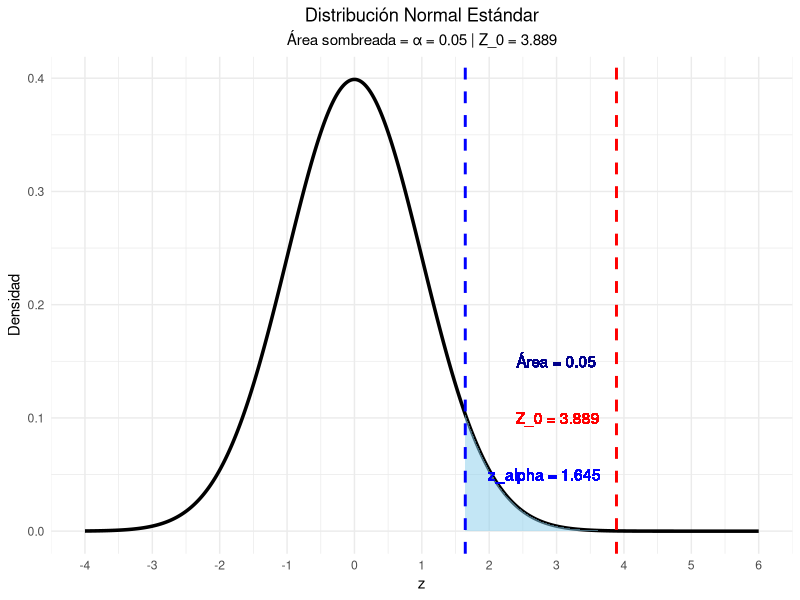

R code for this plot:
## ---- chunk 1
knitr::opts_chunk$set(echo = TRUE)
## ---- chunk 2

## ---- chunk 3
#Datos que me brinda el ejercicico 
x_barra <- 47.2       # media muestral
desv_est <- 8      # desviación estándar poblacional
n <- 200        # tamaño de muestra
alpha <- 0.05    #error
alpha_medios<-0.025  

## ---- chunk 4

z_alpha_2 <- qnorm(0.025, lower.tail = FALSE) #El valor de Z para alpha/2
z_alpha_2
## ---- chunk 5
error <- desv_est / sqrt(n)

ic_izquierda <- x_barra - z_alpha_2 * error
ic_derecha <- x_barra + z_alpha_2 * error

c(ic_izquierda, ic_derecha) 
## ---- chunk 6
media_poblacional<-45
Z_0<-(x_barra - media_poblacional )/error
Z_0
z_alpha <- qnorm(0.05, lower.tail = FALSE)
## ---- chunk 7

# Cargamos la librería ggplot2 para crear gráficos avanzados
library(ggplot2)

# Calculamos los valores necesarios
z_alpha <- qnorm(0.05, lower.tail = FALSE)  # Valor crítico para alpha = 0.05
Z_0 <- (47.2 - 45) / (8 / sqrt(200))        # Tu estadístico Z_0

# Determinamos el rango del eje X para asegurar que Z_0 sea visible
# Añadimos un margen adicional para que se vea bien
x_max <- max(6, Z_0 + 0.5)
x_min <- min(-4, Z_0 - 6)

# Creamos una función para la densidad normal
normal_density <- function(x) {
  dnorm(x)
}

# Creamos un dataframe con los valores de x y la densidad correspondiente
x_values <- seq(x_min, x_max, length.out = 1000)
df <- data.frame(
  x = x_values,
  y = normal_density(x_values)
)

# Creamos otro dataframe para el área sombreada (desde z_alpha hasta el final)
shade_data <- data.frame(
  x = seq(z_alpha, x_max, length.out = 500),
  y = normal_density(seq(z_alpha, x_max, length.out = 500))
)

# Calculamos el área para mostrar en la leyenda
area <- 1 - pnorm(z_alpha)

# Creamos el gráfico con ggplot2
p <- ggplot(df, aes(x = x, y = y)) +
  geom_line(size = 1.2) +
  geom_area(data = shade_data, aes(x = x, y = y), fill = "skyblue", alpha = 0.5) +
  geom_vline(xintercept = z_alpha, linetype = "dashed", color = "blue", size = 1) +
  geom_vline(xintercept = Z_0, linetype = "dashed", color = "red", size = 1) +
  geom_text(aes(x = z_alpha, y = 0.05, label = paste("z_alpha =", round(z_alpha, 3))), 
            color = "blue", hjust = -0.2) +
  geom_text(aes(x = Z_0, y = 0.1, label = paste("Z_0 =", round(Z_0, 3))), 
            color = "red", hjust = 1.2) + # Ajustado hjust para que la etiqueta no se salga del gráfico
  geom_text(aes(x = 3, y = 0.15, 
                label = paste("Área =", round(area, 4))), 
            color = "darkblue") +
  labs(title = "Distribución Normal Estándar",
       subtitle = paste("Área sombreada = α =", round(area, 4), 
                        "| Z_0 =", round(Z_0, 3)),
       x = "z",
       y = "Densidad") +
  theme_minimal() +
  theme(plot.title = element_text(hjust = 0.5),
        plot.subtitle = element_text(hjust = 0.5)) +
  # Establecemos límites explícitos para el eje X
  scale_x_continuous(limits = c(x_min, x_max),
                     breaks = seq(round(x_min), round(x_max), by = 1))

# Mostramos el gráfico
print(p)
